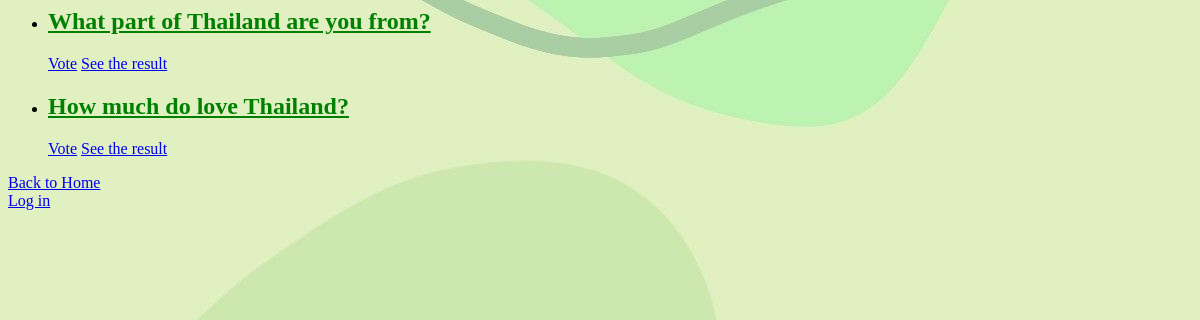
Before: /polls/ with the older database file.
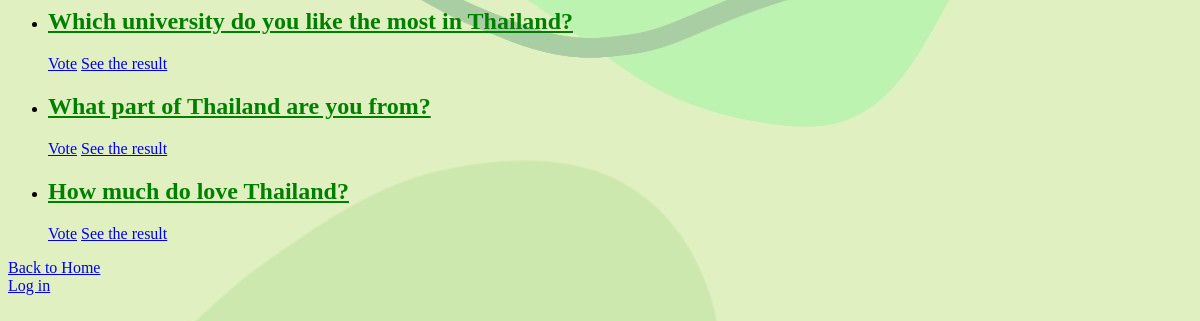
After: the same page with the newer database file.
### polls/models.py (models this page shows, shortened)
class Question(models.Model):
    question_text = models.CharField(max_length=200)
    pub_date = models.DateTimeField('date published')
    end_date = models.DateTimeField('End date', default=None, blank=True, null=True)

### polls/views.py (the view)
# urls.py: path('', views.IndexView.as_view(), name='index'),
class IndexView(generic.ListView):
    template_name = 'polls/index.html'
    context_object_name = 'latest_question_list'
    def get_queryset(self):
        return Question.objects.filter(pub_date__lte=timezone.localtime()
                                       ).order_by('-pub_date')[:5]

### polls/templates/polls/index.html (shortened to what this page needs)
{% if latest_question_list %}
    <ul>
    {% for question in latest_question_list %}
        <li><h2><a href="{% url 'polls:detail' question.id %}">{{ question.question_text }}</a></h2></li>
        <a href="{% url 'polls:detail' question.id %}">Vote</a>
        <a href="{% url 'polls:results' question.id %}">See the result</a>
    {% endfor %}
    </ul>
{% else %}
    <p>No polls are available.</p>
{% endif %}
{% load static %}
<a href="/home">Back to Home</a>
{% if user.is_authenticated %}
<a href="{% url 'logout' %}">Log Out</a>
{% else %}
<a href="{% url 'login' %}">Log in</a>
{% endif %}
<link rel="stylesheet" href="{% static 'polls/style.css' %}">

### polls/static/polls/style.css (style rules this page uses)
li a { color: green; }

Changed rows visible on the page:
added Question: question_text "Which university do you like the most in Thailand?"
